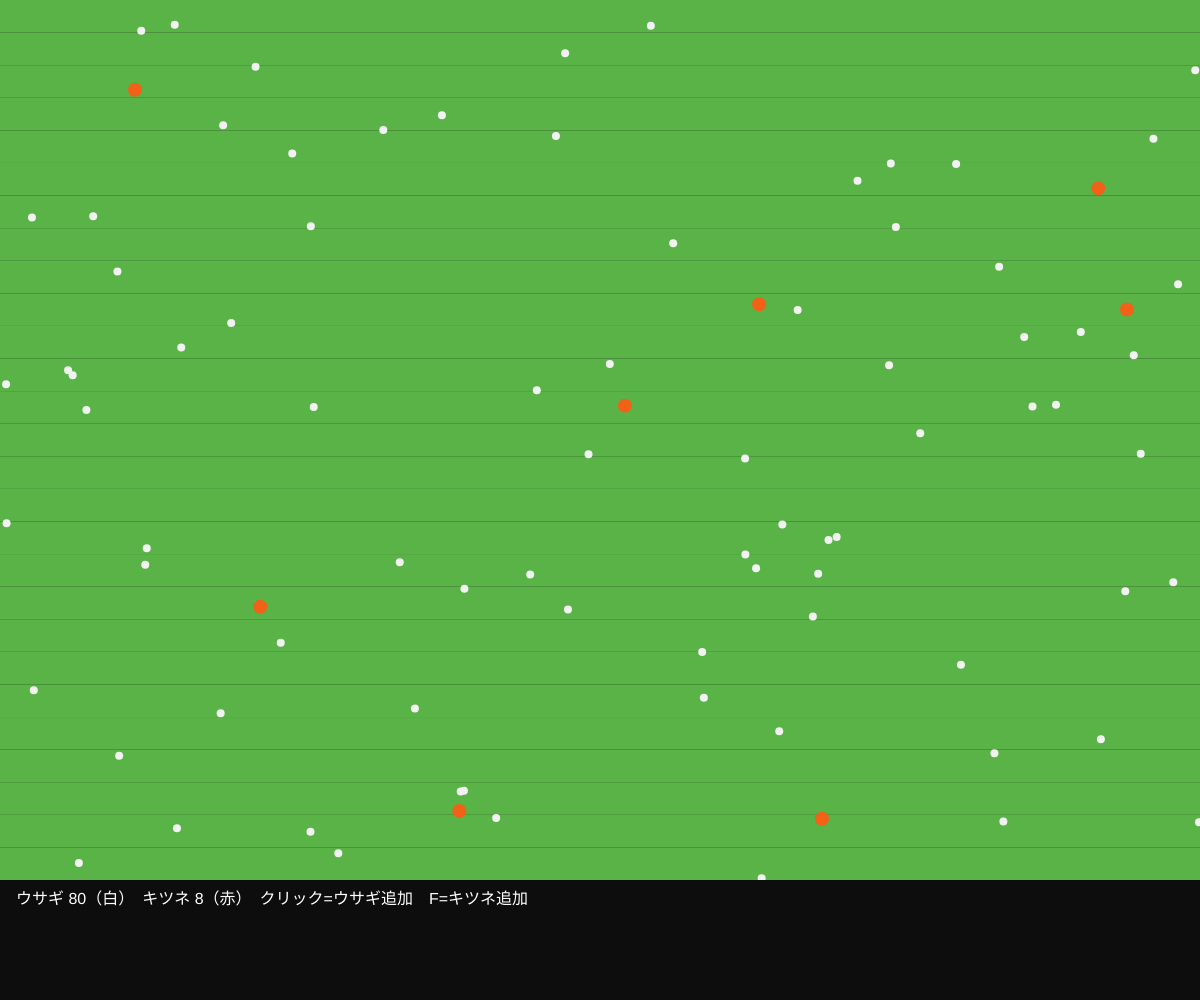
Frame 1 (no input)
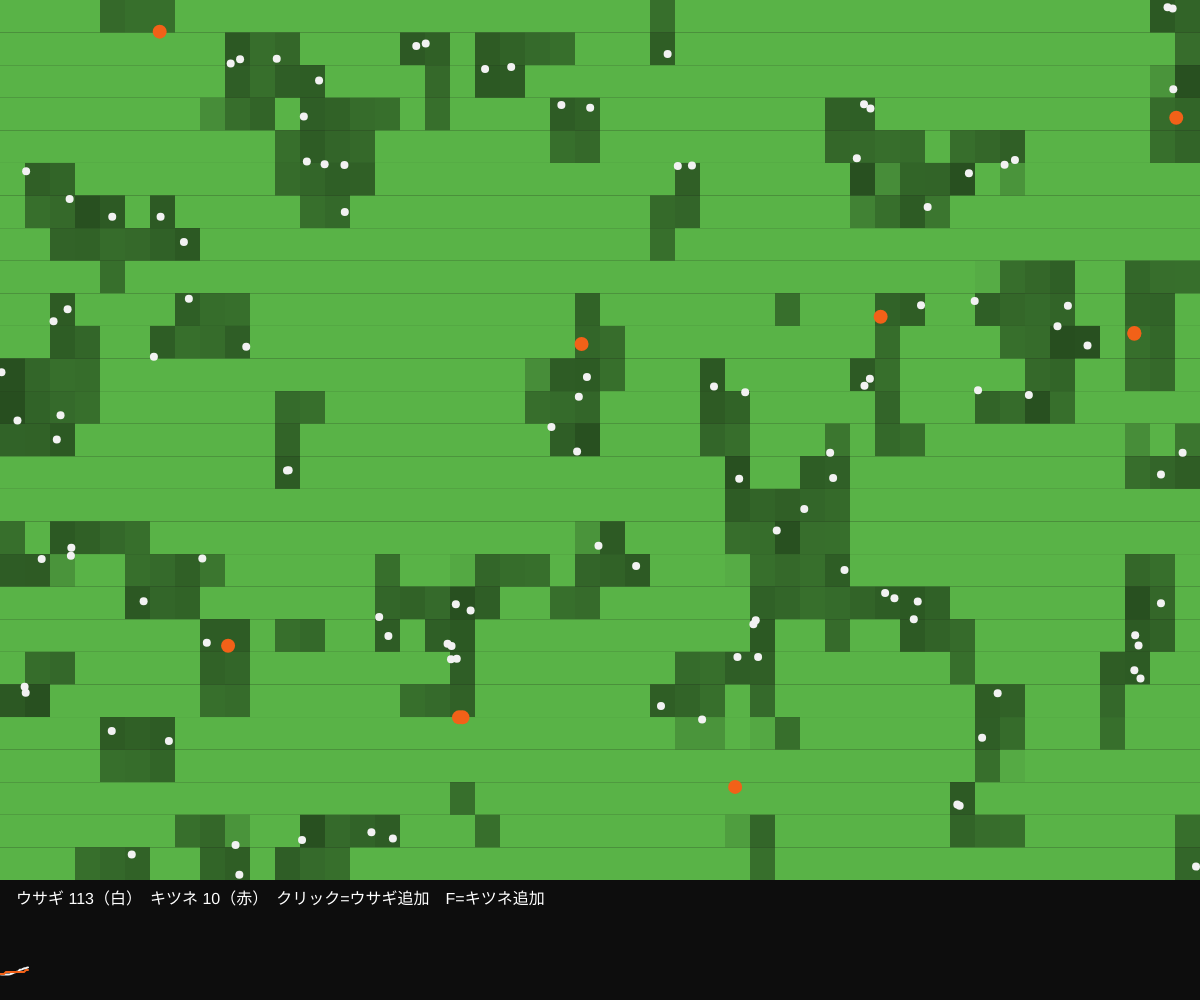
Frame 60 (no input)
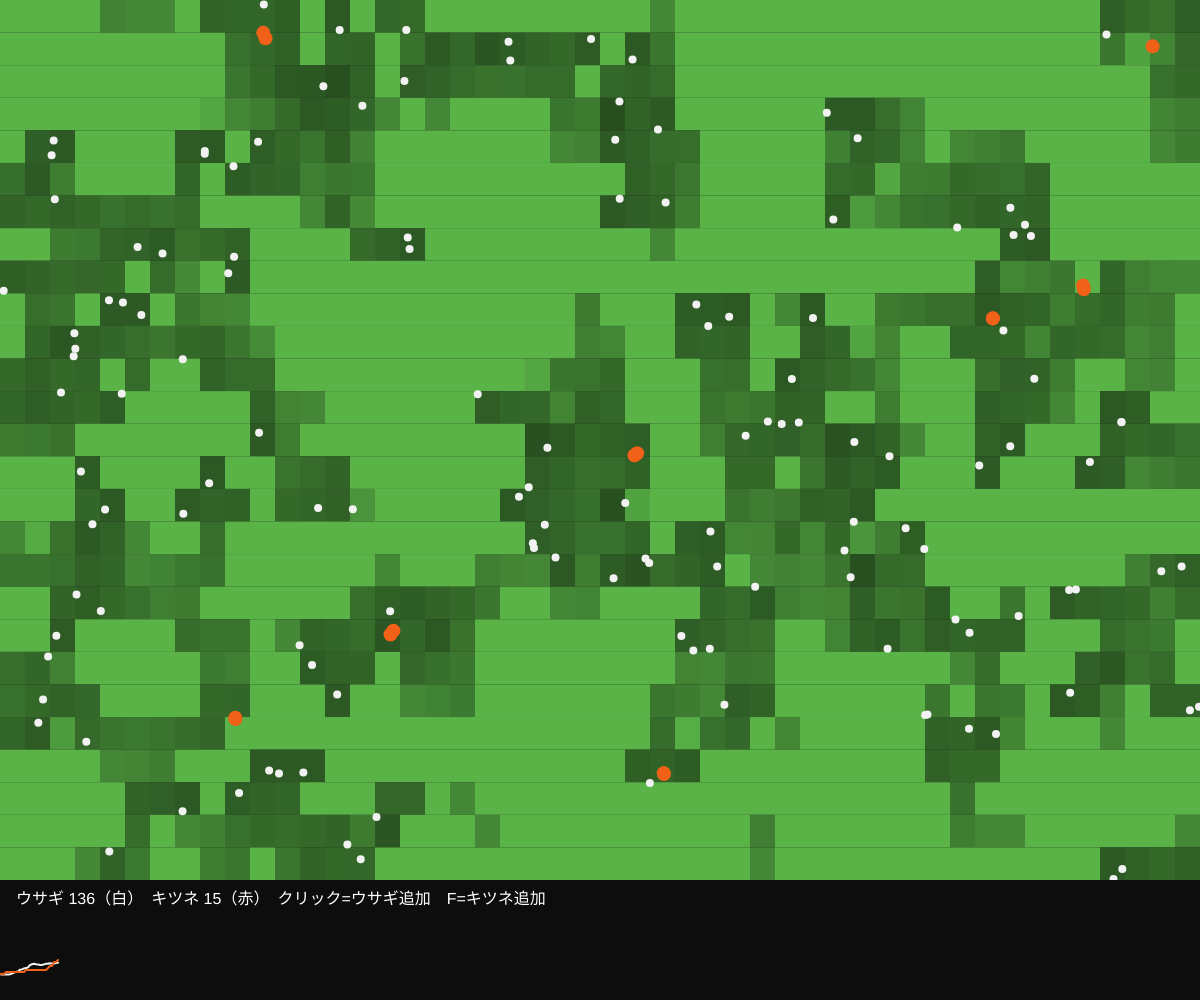
Frame 120 (the mouse pressed at the canvas centre since frame 60)

The p5.js sketch that drew these frames (run headless with seeded random() and noise() and a simulated clock; from frame 60 on, the mouse is pressed at the canvas centre):

// p5.js sketch
// ── sketch.js
// ============================================
// 07 生態系シミュレーション（草・ウサギ・キツネ）
// 草は生える。ウサギは草を食べて増える。キツネはウサギを食べて増える。
// 食べられないと死ぬ。それだけで、数が波のように増えたり減ったりする
// クリックでウサギを追加 / 右クリックなし：F キーでキツネを追加
// ============================================

let grass = []; // 草のマス（0〜1 の量）
let gw = 48, gh = 27;
let rabbits = [];
let foxes = [];
let history = []; // 数の記録（グラフ用）

function setup() {
  createCanvas(windowWidth, windowHeight);
  colorMode(HSB, 360, 100, 100, 100);
  grass = new Float32Array(gw * gh).fill(1);
  for (let i = 0; i < 80; i++) rabbits.push(newAnimal());
  for (let i = 0; i < 8; i++) foxes.push(newAnimal());
}

function newAnimal(x, y) {
  return { x: x ?? random(width), y: y ?? random(height - 120), energy: 50, angle: random(TWO_PI) };
}

function draw() {
  background(100, 30, 15);
  let cw = width / gw, ch = (height - 120) / gh;

  // ---- 草：少しずつ生える ----
  noStroke();
  for (let i = 0; i < gw * gh; i++) {
    grass[i] = min(1, grass[i] + 0.004);
    fill(110, 60, 30 + grass[i] * 40);
    rect((i % gw) * cw, floor(i / gw) * ch, cw, ch);
  }

  // ---- ウサギ ----
  for (let i = rabbits.length - 1; i >= 0; i--) {
    let r = rabbits[i];
    move(r, 1.5);
    r.energy -= 0.3; // 生きているだけでお腹が減る
    // 草を食べる
    let gi = floor(r.x / cw) + floor(r.y / ch) * gw;
    if (grass[gi] > 0.3) {
      grass[gi] -= 0.3;
      r.energy += 6;
    }
    // 十分食べたら子を産む
    if (r.energy > 100) {
      r.energy = 50;
      rabbits.push(newAnimal(r.x, r.y));
    }
    if (r.energy <= 0) rabbits.splice(i, 1); // 餓死
    fill(0, 0, 95);
    circle(r.x, r.y, 8);
  }

  // ---- キツネ ----
  for (let i = foxes.length - 1; i >= 0; i--) {
    let f = foxes[i];
    // いちばん近いウサギを追う
    let target = null, best = 150;
    for (let r of rabbits) {
      let d = dist(f.x, f.y, r.x, r.y);
      if (d < best) {
        best = d;
        target = r;
      }
    }
    if (target) f.angle = atan2(target.y - f.y, target.x - f.x);
    move(f, 2.2);
    f.energy -= 0.5;
    // ウサギを食べる
    for (let j = rabbits.length - 1; j >= 0; j--) {
      if (dist(f.x, f.y, rabbits[j].x, rabbits[j].y) < 10) {
        rabbits.splice(j, 1);
        f.energy += 40;
        break;
      }
    }
    if (f.energy > 150) {
      f.energy = 60;
      foxes.push(newAnimal(f.x, f.y));
    }
    if (f.energy <= 0) foxes.splice(i, 1);
    fill(20, 90, 95);
    circle(f.x, f.y, 14);
  }

  // ---- グラフ ----
  if (frameCount % 4 === 0) {
    history.push([rabbits.length, foxes.length]);
    if (history.length > width / 2) history.shift();
  }
  fill(0, 0, 5);
  rect(0, height - 120, width, 120);
  drawLine(history, 0, 400, color(0, 0, 95));
  drawLine(history, 1, 40, color(20, 90, 95));
  fill(0, 0, 100);
  textSize(16);
  text('ウサギ ' + rabbits.length + '（白）　キツネ ' + foxes.length + '（赤）　クリック=ウサギ追加　F=キツネ追加', 16, height - 96);
}

function drawLine(hist, idx, maxVal, col) {
  noFill();
  stroke(col);
  strokeWeight(2);
  beginShape();
  for (let i = 0; i < hist.length; i++) {
    vertex(i * 2, height - 10 - min(hist[i][idx] / maxVal, 1) * 80);
  }
  endShape();
  noStroke();
}

function move(a, speed) {
  a.angle += random(-0.4, 0.4);
  a.x += cos(a.angle) * speed;
  a.y += sin(a.angle) * speed;
  if (a.x < 0 || a.x > width) a.angle = PI - a.angle;
  if (a.y < 0 || a.y > height - 120) a.angle = -a.angle;
  a.x = constrain(a.x, 0, width - 1);
  a.y = constrain(a.y, 0, height - 121);
}

function mousePressed() {
  if (mouseY < height - 120) for (let i = 0; i < 10; i++) rabbits.push(newAnimal(mouseX, mouseY));
}
function keyPressed() {
  if (key === 'f' || key === 'F') for (let i = 0; i < 3; i++) foxes.push(newAnimal(mouseX, mouseY));
}

// ---------- やってみよう ----------
// 1. グラフを見よう。ウサギが増えた少しあとにキツネが増え、ウサギが減る…波になる
// 2. キツネを全部いなくすると（F を押さず待つ）、ウサギと草はどうなる？
// 3. 数字（草の回復 0.004、繁殖 100 など）を変えて、絶滅しないバランスを探そう
